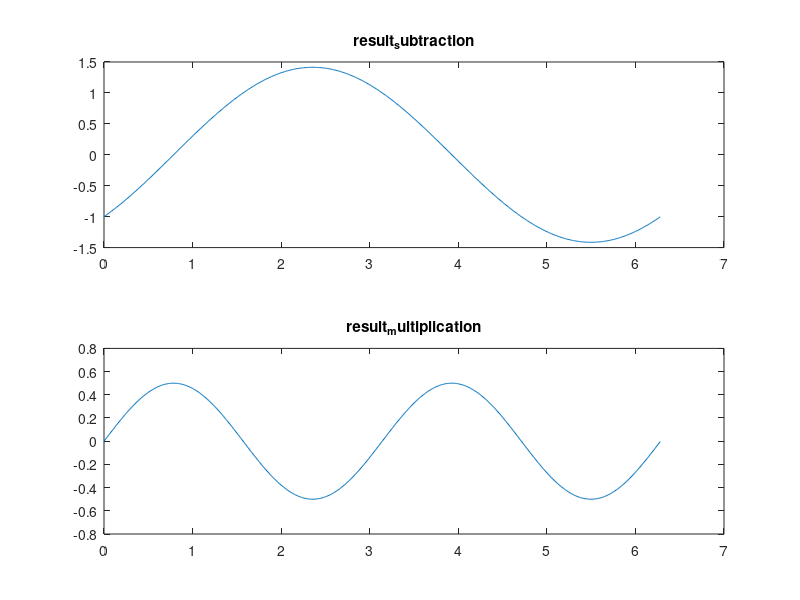

Recreate this plot in MATLAB.
% 10. Subtract, and Multiply two signals.
t = 0:0.01:2*pi;
signal1 = sin(t);  
signal2 = cos(t);
result_subtraction = signal1 - signal2;
result_multiplication = signal1 .* signal2;
figure;
subplot(2,1,1);
plot(t,result_subtraction);
title('result_subtraction');
subplot(2,1,2);
plot(t,result_multiplication);
title('result_multiplication');